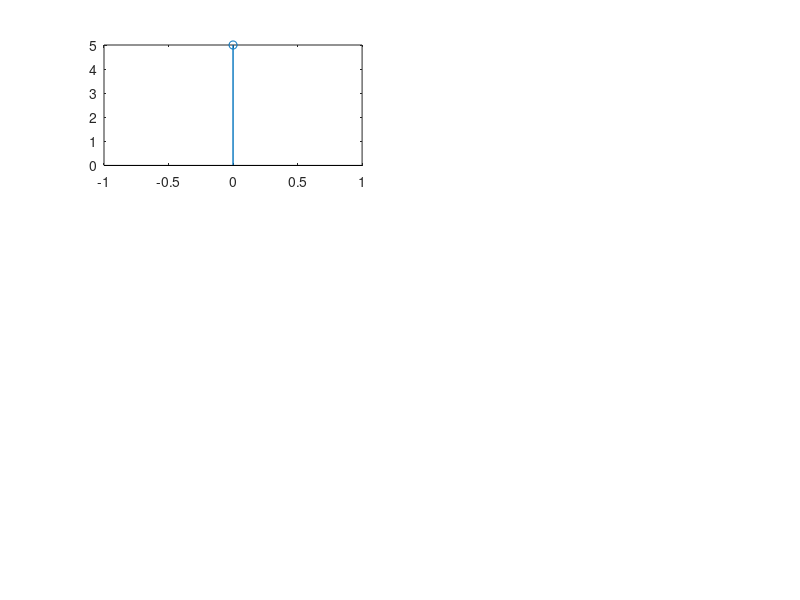

Recreate this plot in MATLAB. (Note: this script raises an error after producing the figure.)
clear all;
close all;
clc;

widthOfLine = 1;

sequence = input("Enter the sequence x(n): ");
m = input("Enter the value (m) to be shifted: ");


% sequence = [4 5 6 7];
% m = 1;

N = length(sequence);

n = 1:N;
k = n;

x(n) = sequence;

X(k) = fft(x);

x1(n) = x.*exp(i*2*pi*m*(n-1)/N);
X1(k) = fft(x1(n));

X2(k) = circshift(X, m);

disp("DFT of x(n) is: ");
disp(X);

disp("Circularly Shifted X(l-k)N: ");
disp(X2);

disp("DFT of x(n)*e^(j*2*pi*m*n/N) is: ");
disp(X1);

xAxis = 0:N-1;


subplot(3, 2, 1);
localY = abs(X);
stem(xAxis, localY, "lineWidth", widthOfLine);
setAxisLimits(axis);
setPlotAttributes("k \rightarrow", "Amplitude", "DFT of $$ x(n) \rightarrow X(k) $$");
for index = xAxis
    localY1 = localY(index + 1);
    text(index, localY1, strcat("\leftarrow", num2str(round(localY1, 1))));
end

subplot(3, 2, 2);
localY = angle(round(X,5))*180/pi;
stem(xAxis, localY, "lineWidth", widthOfLine);
setAxisLimits(axis);
setPlotAttributes("k \rightarrow", "Phase (°)", "DFT of $$ x(n) \rightarrow X(k) $$");
for index = xAxis
    localY1 = localY(index + 1);
    text(index, localY1, strcat("\leftarrow", num2str(round(localY1, 1))));
end


subplot(3, 2, 3);
localY = abs(X1);
stem(xAxis, localY, "lineWidth", widthOfLine);
setAxisLimits(axis);
setPlotAttributes("k \rightarrow", "Amplitude", "Circularly Shifted DFT signal by $$ m \rightarrow X(m-k)_N $$");
for index = xAxis
    localY1 = localY(index + 1);
    text(index, localY1, strcat("\leftarrow", num2str(round(localY1, 1))));
end

subplot(3, 2, 4);
localY = angle(round(X1,5))*180/pi;
stem(xAxis, localY, "lineWidth", widthOfLine);
setAxisLimits(axis);
setPlotAttributes("k \rightarrow", "Phase (°)", "Circularly Shifted DFT signal by $$ m \rightarrow X(m-k)_N $$");
for index = xAxis
    localY1 = localY(index + 1);
    text(index, localY1, strcat("\leftarrow", num2str(round(localY1, 1))));
end

subplot(3, 2, 5);
localY = abs(X2);
stem(xAxis, localY, "lineWidth", widthOfLine);
setAxisLimits(axis);
setPlotAttributes("k \rightarrow", "Amplitude", "DFT of $$ x(n)*e^(j*2*pi*m*n/N) \rightarrow X(m-k)_N $$");
for index = xAxis
    localY1 = localY(index + 1);
    text(index, localY1, strcat("\leftarrow", num2str(round(localY1, 1))));
end

subplot(3, 2, 6);
localY = angle(round(X2,5))*180/pi;
stem(xAxis, localY, "lineWidth", widthOfLine);
setAxisLimits(axis);
setPlotAttributes("k \rightarrow", "Phase (°)", "DFT of $$ x(n)*e^{(j*2*pi*m*n/N)} \rightarrow X(m-k)_N $$");
for index = xAxis
    localY1 = localY(index + 1);
    text(index, localY1, strcat("\leftarrow", num2str(round(localY1, 1))));
end